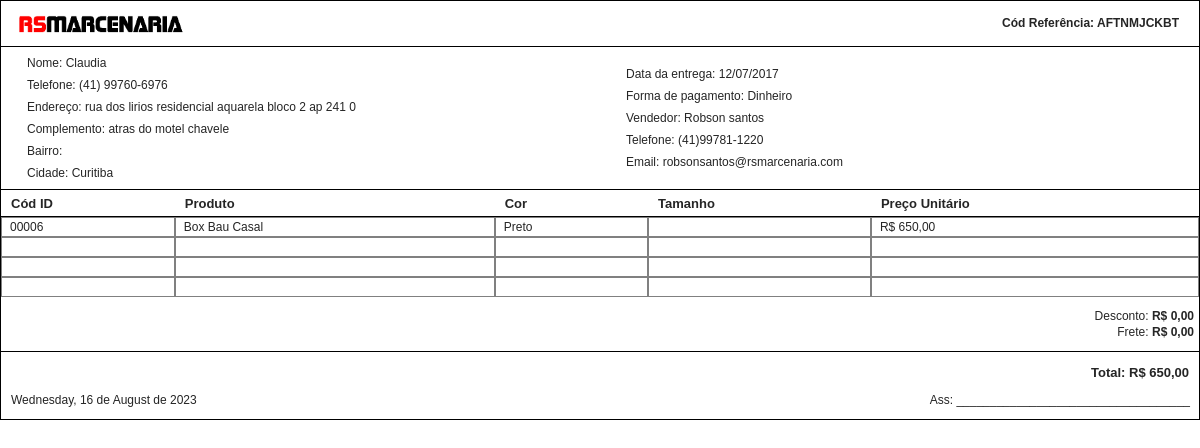
The app's page /recibo/index.php?id=21 with its own data.
### tables this page shows
CREATE TABLE `pedidos` (
  `id` int(4) NOT NULL,
  `referencia` varchar(20) NOT NULL,
  `clienteid` int(4) NOT NULL,
  `entrega` date NOT NULL,
  `pagamento` varchar(30) NOT NULL,
  `entregue` int(1) NOT NULL,
  `observacao` varchar(250) NOT NULL,
  `tipoparcela` int(1) NOT NULL,
  `descontoValor` int(5) NOT NULL,
  `descontoTipo` int(1) NOT NULL,
  `pronto` int(1) NOT NULL,
  `vendedorid` int(5) NOT NULL,
  `fazendo` int(1) NOT NULL,
  `display` int(1) NOT NULL
);

CREATE TABLE `clientes` (
  `id` int(4) NOT NULL,
  `nome` varchar(100) NOT NULL,
  `telefone` varchar(25) NOT NULL,
  `email` varchar(50) DEFAULT NULL,
  `cep` varchar(9) NOT NULL,
  `cidadeid` int(3) NOT NULL,
  `rua` varchar(200) NOT NULL,
  `numero` int(7) NOT NULL,
  `bairro` varchar(50) NOT NULL,
  `complemento` varchar(50) NOT NULL,
  `observacao` varchar(250) NOT NULL DEFAULT 'Nenhuma Observação',
  `vendedorid` int(5) NOT NULL,
  `negativado` int(1) NOT NULL,
  `display` int(1) NOT NULL
);

CREATE TABLE `rt_a_cidades` (
  `id` int(5) NOT NULL,
  `nome` varchar(50) NOT NULL,
  `frete` decimal(10,2) NOT NULL,
  `display` int(1) NOT NULL
);

CREATE TABLE `rs_usuarios` (
  `id` int(3) NOT NULL,
  `nome` varchar(50) NOT NULL,
  `email` varchar(100) NOT NULL,
  `telefone` varchar(20) NOT NULL,
  `senha` varchar(50) NOT NULL,
  `type` int(5) NOT NULL,
  `display` int(1) NOT NULL
);

CREATE TABLE `rs_pedidos_produtos` (
  `id` int(5) NOT NULL,
  `idproduto` int(4) NOT NULL,
  `idpedido` int(4) NOT NULL,
  `cor` varchar(40) NOT NULL,
  `tmncustom` varchar(30) NOT NULL,
  `display` int(1) NOT NULL
);

CREATE TABLE `produtos` (
  `id` int(4) NOT NULL,
  `nome` varchar(200) NOT NULL,
  `tamanho` varchar(20) NOT NULL,
  `preco` decimal(10,2) NOT NULL,
  `custo` decimal(10,2) DEFAULT NULL,
  `observacao` varchar(250) DEFAULT 'Nenhuma Observação',
  `display` int(1) NOT NULL
);

### recibo/index.php (the view, shortened to what this page needs)
<?php
	$host = "localhost";
	$banco = "rspainel";
	$user = "root";
	$pass = "3b59Rt6G@";
	$conn = new PDO('mysql:host='.$host.';dbname='.$banco, $user, $pass);
    $conn->setAttribute(PDO::ATTR_ERRMODE, PDO::ERRMODE_EXCEPTION);
	$conn->exec("SET CHARACTER SET utf8");
	$totalAmount = 0;
	$query = "SELECT pedidos.*, clientes.id AS cid, clientes.observacao AS cobs, clientes.nome, clientes.telefone, clientes.email, clientes.rua,  clientes.numero,  clientes.bairro, clientes.complemento, rt_a_cidades.nome as cddNome, rt_a_cidades.frete FROM pedidos INNER JOIN clientes on pedidos.clienteid = clientes.id INNER JOIN rt_a_cidades on rt_a_cidades.id = clientes.cidadeid WHERE pedidos.id = ".$_GET["id"];
	$data = $conn->query($query);
	foreach($data as $consulta) {
		$infoPC = $consulta;
	}
	$dados["dataCltPdd"] = array(
	"referencia" => $infoPC["referencia"],
	"nome" => $infoPC["nome"],
	"tel" => $infoPC["telefone"] == null ? "Não informado" : $infoPC["telefone"],
	"end" => $infoPC["rua"]." ".$infoPC["numero"],
	"cidade" => $infoPC["cddNome"],
	"bairro" => $infoPC["bairro"],
	"email" => $infoPC["email"] == null ? "Não informado" : $infoPC["email"],
	"entrega" => implode("/",array_reverse(explode("-",$infoPC["entrega"]))),
	"pagamento" => $infoPC["pagamento"],
	"frete" => "R$ ".number_format($infoPC["frete"],2,',','.'),
	"complemento" => $infoPC["complemento"] == null ? "Não informado" : $infoPC["complemento"]
	);
	$query2 = "SELECT produtos.*, rs_pedidos_produtos.cor, rs_pedidos_produtos.tmncustom FROM produtos INNER JOIN rs_pedidos_produtos ON rs_pedidos_produtos.idproduto = produtos.id WHERE rs_pedidos_produtos.idpedido = ".$_GET["id"];
	$data2 = $conn->query($query2);
	$descontoStr = $infoPC["descontoValor"] > 0 ? " (".$infoPC["descontoValor"]."%)" : "";
	$dados["desconto"] = $infoPC["descontoTipo"] == 0 ? number_format(($infoPC["descontoValor"] * $totalAmount) / 100,2,",",".").$descontoStr : number_format($infoPC["descontoValor"],2,",",".");
	foreach($data2 as $consulta2) {
			$dados["dataPdt"][] = array(
					"id" => $consulta2["id"],
					"nome" => ucfirst($consulta2["nome"]),
					"cor" => $consulta2["cor"],
					"taman" => $consulta2["tmncustom"],
					"preco" => str_replace(".",",",$consulta2["preco"])
			);
			$totalAmount+= $consulta2["preco"];
	}
	$dados["total"] = $totalAmount;
	$dados["total"]-= $infoPC["descontoTipo"] == 0 ? ($infoPC["descontoValor"] * $totalAmount) / 100 : $infoPC["descontoValor"];
	$dados["total"]+= $infoPC["frete"];
	$dados["taxas"] = array();
	$dados["total"] = number_format($dados["total"],2,',','.');
	$queryVddr = "SELECT * FROM rs_usuarios WHERE id = ".$infoPC["vendedorid"];
	$data4 = $conn->query($queryVddr);
	foreach($data4 as $resultVddr){
		$dados["user_nome"] = $resultVddr["nome"];
		$dados["user_mail"] = $resultVddr["email"];
		$dados["user_tel"] = $resultVddr["telefone"];
	}
$semana = "%A";
		$mes = "%B";
		$data = ucfirst(strftime($semana.', %d de '.$mes.' de %Y', strtotime('Today')));
		$htmlProdutos = "";
		$produtos = $dados["dataPdt"];
		$produtosLenght = count($produtos);
		for($i = 0; $i < $produtosLenght; $i++){
			$id = $produtos[$i]["id"];
			$codId = "";
			$lenghtId = strlen($id);
			for($j = 0; $j < 5 - $lenghtId; $j++){
				$codId.= "0";
			}
			$codId.= $id;
			$htmlProdutos.= '<tr class="line_prod">
								<td>'.$codId.'</td><td style="text-transform:capitalize;">'.$produtos[$i]["nome"].'</td><td style="text-transform:capitalize;">'.$produtos[$i]["cor"].'</td><td>'.$produtos[$i]["taman"].'</td><td>R$ '.$produtos[$i]["preco"].'</td>
							</tr>';
		}
		if($produtosLenght < 4){
			for($i = 0; $i < 4 - $produtosLenght; $i++){
				$htmlProdutos.= '<tr class="line_prod">
						<td>&nbsp;&nbsp;&nbsp;</td><td>&nbsp;&nbsp;&nbsp;</td><td>&nbsp;&nbsp;&nbsp;</td><td>&nbsp;&nbsp;&nbsp;</td><td>&nbsp;&nbsp;&nbsp;</td>
					</tr>';
			}
		}
		$htmlTaxas = '';
		$desconto = $dados["desconto"];
		$htmlTaxas.= '<p>Desconto: <b>R$ '.$desconto.'</b></p>
					<p>Frete: <b>'.$dados["dataCltPdd"]["frete"].'</b></p>';
		$html = '<!doctype html>
			<html>
			<head>
			</head>
			<body>
			<div class="wrap-round">
				<div class="header">
					<img class="logo" src="../img/comuns/Logo-RsMarcenaria.png" />
					<span style="position:absolute;right:20px;font-size:12px;font-weight:bold;top:15px;">Cód Referência: '.$dados["dataCltPdd"]["referencia"].'</span>
				</div>
				<table cellspacing="0" style="width:100%;">
					<tr>
						<td class="cel-top">
							<p><span>Nome: </span><span style="text-transform:capitalize;">'.$dados["dataCltPdd"]["nome"].'</span></p>
							<p><span>Telefone: </span><span>'.$dados["dataCltPdd"]["tel"].'</span></p>
							<p><span>Endereço: </span><span>'.$dados["dataCltPdd"]["end"].'</span></p>
							<p><span>Complemento: </span><span>'.$dados["dataCltPdd"]["complemento"].'</span></p>
							<p><span>Bairro: </span><span>'.ucfirst($dados["dataCltPdd"]["bairro"]).'</span></p>
							<p><span>Cidade: </span><span>'.ucfirst($dados["dataCltPdd"]["cidade"]).'</span></p>
						</td>
						<td class="cel-top">
							<p><span>Data da entrega: </span><span>'.$dados["dataCltPdd"]["entrega"].'</span></p>
							<p><span>Forma de pagamento: </span><span>'.$dados["dataCltPdd"]["pagamento"].'</span></p>
							<p><span>Vendedor: </span><span>'.ucfirst($dados["user_nome"]).'</span></p>
							<p><span>Telefone: </span><span>'.$dados["user_tel"].'</span></p>
							<p><span>Email: </span><span>'.$dados["user_mail"].'</span></p>
						</td>
					</tr>
				</table>
				<table cellspacing="0" style="width:100%;border-top: 1px solid #000;">
					<tr class="line-header">
						<td>Cód ID</td><td>Produto</td><td>Cor</td><td>Tamanho</td><td>Preço Unitário</td>
					</tr>
					'.$htmlProdutos.'
				</table>
				<div class="info_append_price">
					'.$htmlTaxas.'
				</div>
				<p style="font-size:13px;text-align:right;margin-right:10px;"><b>Total: R$ '.$dados["total"].'</b></p>
				<p style="font-size:12px; padding-left:10px;"><span>'.$data.'</span><span style="position:absolute; right:0px; margin-right: 10px;">Ass: ___________________________________</span></p>
			</div>
			</body>
			</html>';
			print $html;
?>

### recibo/index.php (style rules this page uses)
* { font-family: sans-serif; color: #252525 }
body { margin: 0; padding: 0; }
.wrap-round { border: 1px solid #000; }
.logo { width: 170px; position: absolute; left: 15px; top: -16px; }
.header { position: relative; border-bottom: 1px solid #000; height: 45px; }
.cel-top { width: 50%; }
.cel-top p { margin: 8px 25px; font-size: 12px; }
.line-header { font-size: 13px; font-weight: bold; }
.line-header td { border-bottom: 1px solid #000; height: 24px; padding-left: 10px; }
.line_prod td { border: 1px solid #808080; font-size: 12px; padding: 2px 8px; }
.info_append_price { padding: 10px 0px; font-size: 12px; text-align: right; border-bottom: 0.7px solid #000; }
.info_append_price p { margin: 2px 5px; }

### records on screen
pedidos: referencia "AFTNMJCKBT", clienteid.nome "Claudia", clienteid.telefone "(41) 99760-6976", clienteid.complemento "atras do motel chavele", rt_a_cidades.nome "Curitiba", pagamento "Dinheiro"
rs_usuarios: nome "Robson santos", telefone "(41)99781-1220", email "robsonsantos@rsmarcenaria.com"
rs_pedidos_produtos: idproduto.nome "Box Bau Casal", cor "Preto"

### other values on screen
$dados["dataCltPdd"]["end"] "rua dos lirios residencial aquarela bloco 2 ap 241 0"
$dados["dataCltPdd"]["entrega"] "12/07/2017"
$codId "00006"
$produtos[$i]["preco"] "650,00"
$desconto "0,00"
$dados["dataCltPdd"]["frete"] "R$ 0,00"
$dados["total"] "650,00"
$data "Wednesday, 16 de August de 2023"
